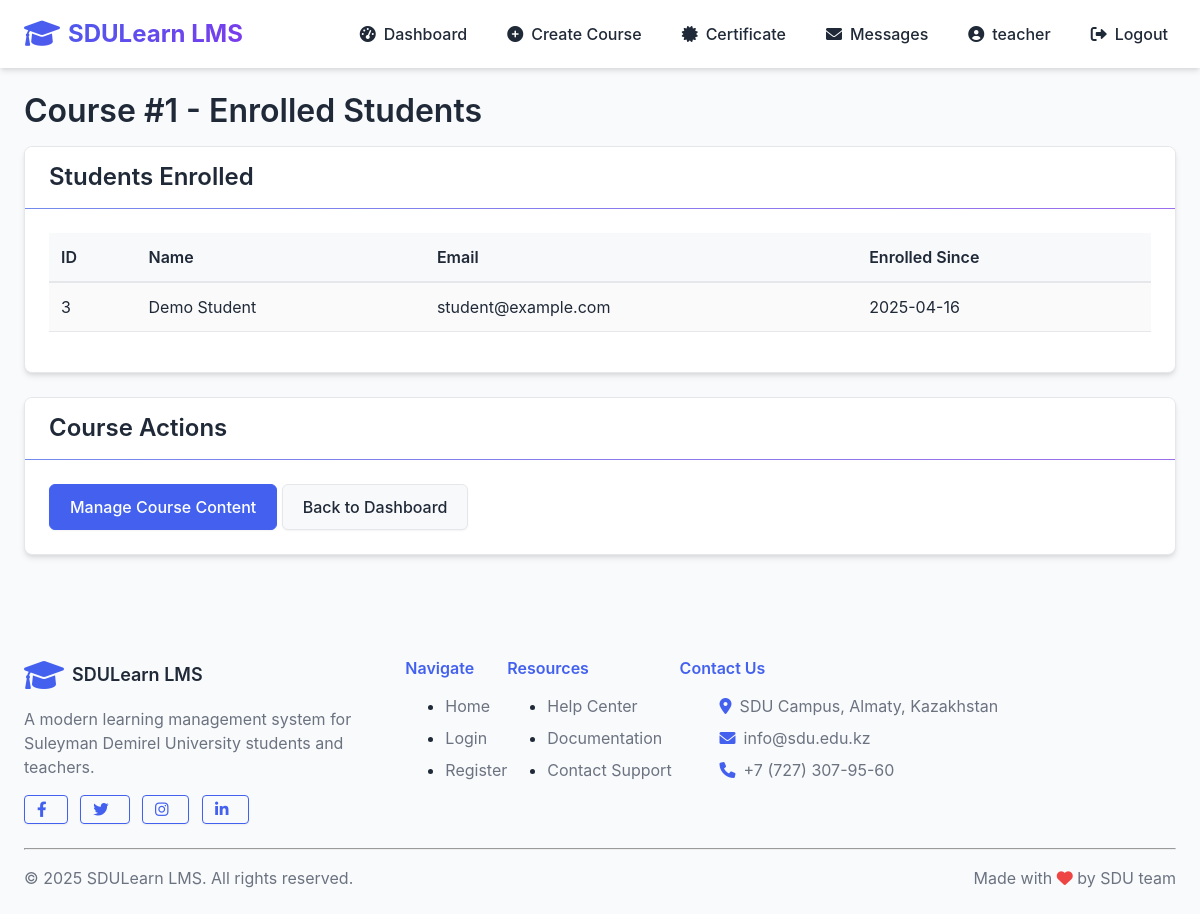
The app's page /teacher/courses/1/students (signed in) with its own data.
### lms/models/user.py (models this page shows, shortened)
class User(db.Model, UserMixin):
    __tablename__ = 'users'
    id = db.Column(db.Integer, primary_key=True)
    first_name = db.Column(db.String(50), nullable=False)
    last_name = db.Column(db.String(50), nullable=False)
    email = db.Column(db.String(120), unique=True, nullable=False)
    password_hash = db.Column(db.String(256), nullable=False)
    role_id = db.Column(db.Integer, db.ForeignKey('roles.id'), nullable=False)
    is_active = db.Column(db.Boolean, default=True)
    created_at = db.Column(db.DateTime, default=datetime.utcnow)
    updated_at = db.Column(db.DateTime, default=datetime.utcnow, onupdate=datetime.utcnow)
    certificate_path = db.Column(db.String(255), nullable=True, default=None)
    certificate_verified = db.Column(db.Boolean, nullable=True, default=False)
    certificate_submitted_at = db.Column(db.DateTime, nullable=True, default=None)
    created_courses = db.relationship('Course', backref='teacher', lazy='dynamic')
    enrollments = db.relationship('Enrollment', back_populates='student', lazy='dynamic')
    submissions = db.relationship('Submission', back_populates='student', lazy='dynamic')
    @property
    def password(self):
        raise AttributeError('Password is not a readable attribute')
    def is_admin(self):
        return self.role.name == 'admin'
    def is_teacher(self):
        return self.role.name == 'teacher'
    def get_full_name(self):
        return f"{self.first_name} {self.last_name}"

### lms/models/course.py (models this page shows, shortened)
class Course(db.Model):
    __tablename__ = 'courses'
    id = db.Column(db.Integer, primary_key=True)
    title = db.Column(db.String(100), nullable=False)
    description = db.Column(db.Text)
    category_id = db.Column(db.Integer, db.ForeignKey('categories.id'))
    teacher_id = db.Column(db.Integer, db.ForeignKey('users.id'), nullable=False)
    image_path = db.Column(db.String(255))
    is_active = db.Column(db.Boolean, default=True)  # New field for course activation status
    is_approved = db.Column(db.Boolean, default=False)  # Field for admin approval status
    created_at = db.Column(db.DateTime, default=datetime.utcnow)
    materials = db.relationship('Material', backref='course', lazy='dynamic', cascade="all, delete-orphan")
    assignments = db.relationship('Assignment', backref='course', lazy='dynamic', cascade="all, delete-orphan")
    enrollments = db.relationship('Enrollment', back_populates='course', lazy='dynamic', cascade="all, delete-orphan")
    modules = db.relationship('Module', backref='course', lazy='dynamic', cascade="all, delete-orphan")

class Enrollment(db.Model):
    __tablename__ = 'enrollments'
    id = db.Column(db.Integer, primary_key=True)
    student_id = db.Column(db.Integer, db.ForeignKey('users.id'), nullable=False)
    course_id = db.Column(db.Integer, db.ForeignKey('courses.id'), nullable=False)
    enrolled_at = db.Column(db.DateTime, default=datetime.utcnow)
    overall_grade = db.Column(db.Float)
    student = db.relationship('User', back_populates='enrollments')
    course = db.relationship('Course', back_populates='enrollments')
    __table_args__ = (db.UniqueConstraint('student_id', 'course_id'),)

### lms/routes/teacher.py (the view)
@teacher_bp.route('/courses/<int:course_id>/students')
@login_required
@teacher_required
def course_students(course_id):
    course = Course.query.get_or_404(course_id)
    if course.teacher_id != current_user.id:
        flash('You do not have permission to view this course.', 'danger')
        return redirect(url_for('teacher.dashboard'))
    enrollments = Enrollment.query.filter_by(course_id=course.id).all()
    enrolled_students = [enrollment.student for enrollment in enrollments]
    return render_template('teacher/course_students.html',
                           course=course,
                           students=enrolled_students)

### app.py (called while the page is built)
@login_manager.user_loader
def load_user(user_id):
    return User.query.get(int(user_id))

### lms/routes/teacher.py (called while the page is built)
def teacher_required(f):
    @wraps(f)
    def decorated_function(*args, **kwargs):
        if not current_user.is_authenticated or not current_user.is_teacher():
            flash('You do not have permission to access this page.', 'danger')
            return redirect(url_for('auth.login'))
        return f(*args, **kwargs)
    return decorated_function

### lms/templates/teacher/course_students.html (shortened to what this page needs)
{% extends 'base.html' %}
{% block content %}
<h1>{{ course.title }} - Enrolled Students</h1>
<div class="card mb-4">
    <div class="card-header">
        <h3>Students Enrolled</h3>
    </div>
    <div class="card-body">
        {% if students %}
            <table class="table table-striped">
                <thead>
                    <tr>
                        <th>ID</th>
                        <th>Name</th>
                        <th>Email</th>
                        <th>Enrolled Since</th>
                    </tr>
                </thead>
                <tbody>
                    {% for student in students %}
                    <tr>
                        <td>{{ student.id }}</td>
                        <td>{{ student.get_full_name() }}</td>
                        <td>{{ student.email }}</td>
                        <td>
                            {% for enrollment in student.enrollments %}
                                {% if enrollment.course_id == course.id %}
                                    {{ enrollment.enrolled_at.strftime('%Y-%m-%d') }}
                                {% endif %}
                            {% endfor %}
                        </td>
                    </tr>
                    {% endfor %}
                </tbody>
            </table>
        {% else %}
            <p>No students enrolled in this course yet.</p>
        {% endif %}
    </div>
</div>
<div class="card">
    <div class="card-header">
        <h3>Course Actions</h3>
    </div>
    <div class="card-body">
        <a href="{{ url_for('teacher.add_course_content', course_id=course.id) }}" class="btn btn-primary">Manage Course Content</a>
        <a href="{{ url_for('teacher.dashboard') }}" class="btn btn-secondary">Back to Dashboard</a>
    </div>
</div>
{% endblock %}

### lms/templates/base.html (shortened to what this page needs)
<!DOCTYPE html>
<html lang="en">
<head>
    <link rel="stylesheet" href="{{ url_for('static', filename='css/styles.css') }}">
    <link rel="stylesheet" href="https://cdnjs.cloudflare.com/ajax/libs/font-awesome/6.0.0-beta3/css/all.min.css">
</head>
<body>
    <nav class="navbar">
        <div class="container navbar-container">
            <a href="/" class="navbar-logo">
                <i class="fas fa-graduation-cap"></i> SDULearn LMS
            </a>
            <ul class="navbar-links" id="navbar-links">
                {% if current_user.is_authenticated %}
                    {% if current_user.is_admin() %}
                        <li><a href="{{ url_for('admin.dashboard') }}" {% if request.path.startswith('/admin/dashboard') %}class="active"{% endif %}><i class="fas fa-tachometer-alt"></i> Dashboard</a></li>
                        <li><a href="{{ url_for('admin.manage_users') }}" {% if request.path.startswith('/admin/users') %}class="active"{% endif %}><i class="fas fa-users"></i> Users</a></li>
                        <li><a href="{{ url_for('admin.manage_teachers') }}" {% if request.path.startswith('/admin/teachers') %}class="active"{% endif %}><i class="fas fa-chalkboard-teacher"></i> Teachers</a></li>
                        <li><a href="{{ url_for('admin.manage_courses') }}" {% if request.path.startswith('/admin/courses') %}class="active"{% endif %}><i class="fas fa-book"></i> Courses</a></li>
                        <li><a href="{{ url_for('messages.inbox') }}" {% if request.path.startswith('/messages') %}class="active"{% endif %}><i class="fas fa-envelope"></i> Messages
                            <span id="messages-unread-badge" class="badge badge-danger" style="display: none;"></span>
                        </a></li>
                    {% elif current_user.is_teacher() %}
                        <li><a href="{{ url_for('teacher.dashboard') }}" {% if request.path.startswith('/teacher/dashboard') %}class="active"{% endif %}><i class="fas fa-tachometer-alt"></i> Dashboard</a></li>
                        <li><a href="{{ url_for('teacher.create_course') }}" {% if request.path.startswith('/teacher/create-course') %}class="active"{% endif %}><i class="fas fa-plus-circle"></i> Create Course</a></li>
                        <li><a href="{{ url_for('teacher.certificate') }}" {% if request.path.startswith('/teacher/certificate') %}class="active"{% endif %}><i class="fas fa-certificate"></i> Certificate</a></li>
                        <li><a href="{{ url_for('messages.inbox') }}" {% if request.path.startswith('/messages') %}class="active"{% endif %}><i class="fas fa-envelope"></i> Messages
                        </a></li>
                    {% endif %}
                    <li><a href="{{ url_for('auth.profile') }}" {% if request.path.startswith('/auth/profile') %}class="active"{% endif %}><i class="fas fa-user-circle"></i> {{ current_user.first_name }}</a></li>
                    <li><a href="{{ url_for('auth.logout') }}"><i class="fas fa-sign-out-alt"></i> Logout</a></li>
                {% endif %}
            </ul>
        </div>
    </nav>
    <div class="container py-4">
        {% block content %}{% endblock %}
    </div>
    <footer class="bg-white py-4 mt-5 border-top">
        <div class="container">
            <div class="row">
                <div class="col-md-4">
                    <div class="d-flex align-items-center mb-3">
                        <i class="fas fa-graduation-cap text-primary mr-2" style="font-size: 2rem;"></i>
                        <h5 class="mb-0">SDULearn LMS</h5>
                    </div>
                    <p class="text-muted">A modern learning management system for Suleyman Demirel University students and teachers.</p>
                    <div class="mt-3">
                        <a href="#" class="btn btn-sm btn-outline-primary mr-2"><i class="fab fa-facebook-f"></i></a>
                        <a href="#" class="btn btn-sm btn-outline-primary mr-2"><i class="fab fa-twitter"></i></a>
                        <a href="#" class="btn btn-sm btn-outline-primary mr-2"><i class="fab fa-instagram"></i></a>
                        <a href="#" class="btn btn-sm btn-outline-primary"><i class="fab fa-linkedin-in"></i></a>
                    </div>
                </div>
                <div class="col-md-2">
                    <h6 class="mb-3 text-primary">Navigate</h6>
                    <ul class="list-unstyled">
                        <li class="mb-2"><a href="/" class="text-muted">Home</a></li>
                        <li class="mb-2"><a href="/auth/login" class="text-muted">Login</a></li>
                        <li class="mb-2"><a href="/auth/register" class="text-muted">Register</a></li>
                    </ul>
                </div>
                <div class="col-md-2">
                    <h6 class="mb-3 text-primary">Resources</h6>
                    <ul class="list-unstyled">
                        <li class="mb-2"><a href="#" class="text-muted">Help Center</a></li>
                        <li class="mb-2"><a href="#" class="text-muted">Documentation</a></li>
                        <li class="mb-2"><a href="#" class="text-muted">Contact Support</a></li>
                    </ul>
                </div>
                <div class="col-md-4">
                    <h6 class="mb-3 text-primary">Contact Us</h6>
                    <ul class="list-unstyled">
                        <li class="mb-2 d-flex align-items-center">
                            <i class="fas fa-map-marker-alt text-primary mr-2"></i>
                            <span class="text-muted">SDU Campus, Almaty, Kazakhstan</span>
                        </li>
                        <li class="mb-2 d-flex align-items-center">
                            <i class="fas fa-envelope text-primary mr-2"></i>
                            <span class="text-muted">info@sdu.edu.kz</span>
                        </li>
                        <li class="mb-2 d-flex align-items-center">
                            <i class="fas fa-phone text-primary mr-2"></i>
                            <span class="text-muted">+7 (727) 307-95-60</span>
                        </li>
                    </ul>
                </div>
            </div>
            <hr class="mt-4 mb-3">
            <div class="d-flex justify-content-between align-items-center">
                <p class="mb-0 text-muted">© 2025 SDULearn LMS. All rights reserved.</p>
                <p class="mb-0 text-muted">Made with <i class="fas fa-heart text-danger"></i> by SDU team</p>
            </div>
        </div>
    </footer>
</body>
</html>

### records on screen
User: first_name "teacher"
Course: title "Course #1"
User: id "3", get_full_name "Demo Student", email "student@example.com"
Enrollment: enrolled_at "2025-04-16"
